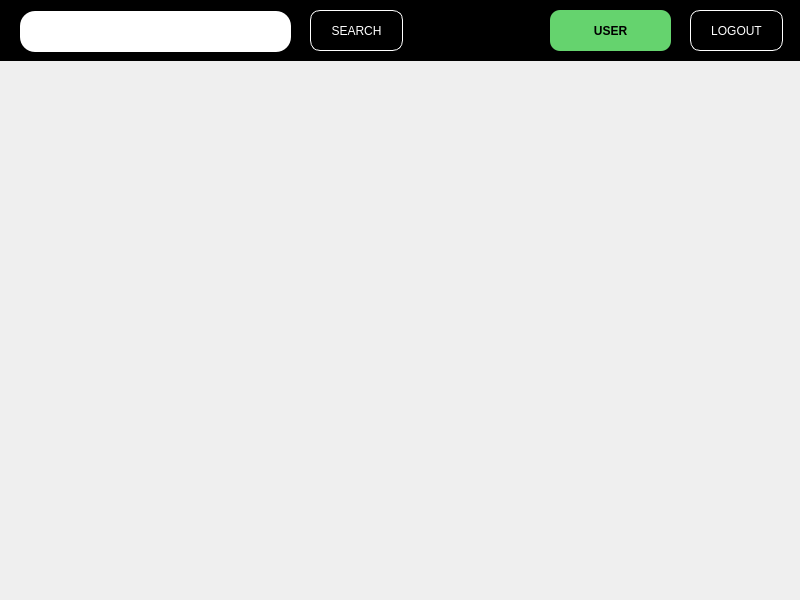
<?xml version="1.0" encoding="UTF-8"?>
<ui version="4.0">
 <class>dashboardObject</class>
 <widget class="QMainWindow" name="dashboardObject">
  <property name="geometry">
   <rect>
    <x>0</x>
    <y>0</y>
    <width>800</width>
    <height>600</height>
   </rect>
  </property>
  <property name="minimumSize">
   <size>
    <width>800</width>
    <height>600</height>
   </size>
  </property>
  <property name="maximumSize">
   <size>
    <width>800</width>
    <height>600</height>
   </size>
  </property>
  <property name="windowTitle">
   <string>MainWindow</string>
  </property>
  <widget class="QWidget" name="centralwidget">
   <widget class="QPushButton" name="logout_btn">
    <property name="geometry">
     <rect>
      <x>690</x>
      <y>10</y>
      <width>93</width>
      <height>41</height>
     </rect>
    </property>
    <property name="styleSheet">
     <string notr="true">border:1px solid white;
border-radius:10px;
color:white;</string>
    </property>
    <property name="text">
     <string>LOGOUT</string>
    </property>
   </widget>
   <widget class="QLabel" name="username_label">
    <property name="geometry">
     <rect>
      <x>550</x>
      <y>10</y>
      <width>121</width>
      <height>41</height>
     </rect>
    </property>
    <property name="styleSheet">
     <string notr="true">background-color:#65D36E;
font: 75 9pt &quot;MS Shell Dlg 2&quot;;
border-radius:10px;
text-align: center;
color: bkack;
font-weight:bold;</string>
    </property>
    <property name="text">
     <string>USER</string>
    </property>
    <property name="alignment">
     <set>Qt::AlignCenter</set>
    </property>
   </widget>
   <widget class="QLabel" name="label_11">
    <property name="geometry">
     <rect>
      <x>-10</x>
      <y>30</y>
      <width>831</width>
      <height>651</height>
     </rect>
    </property>
    <property name="font">
     <font>
      <pointsize>25</pointsize>
      <weight>75</weight>
      <bold>true</bold>
     </font>
    </property>
    <property name="text">
     <string/>
    </property>
    <property name="pixmap">
     <pixmap>ai-homepage.png</pixmap>
    </property>
    <property name="scaledContents">
     <bool>true</bool>
    </property>
    <property name="alignment">
     <set>Qt::AlignCenter</set>
    </property>
   </widget>
   <widget class="QPushButton" name="search_btn">
    <property name="geometry">
     <rect>
      <x>310</x>
      <y>10</y>
      <width>93</width>
      <height>41</height>
     </rect>
    </property>
    <property name="styleSheet">
     <string notr="true">border:1px solid white;
border-radius:10px;
color: white;</string>
    </property>
    <property name="text">
     <string>SEARCH</string>
    </property>
   </widget>
   <widget class="QLineEdit" name="lineEdit_songSearch">
    <property name="geometry">
     <rect>
      <x>20</x>
      <y>11</y>
      <width>271</width>
      <height>41</height>
     </rect>
    </property>
    <property name="styleSheet">
     <string notr="true">border-radius: 15px;
padding: 5px;</string>
    </property>
   </widget>
   <widget class="QLabel" name="label">
    <property name="geometry">
     <rect>
      <x>-20</x>
      <y>0</y>
      <width>831</width>
      <height>61</height>
     </rect>
    </property>
    <property name="styleSheet">
     <string notr="true">background-color: #000000;
border-color:white</string>
    </property>
    <property name="text">
     <string/>
    </property>
   </widget>
   <zorder>label_11</zorder>
   <zorder>label</zorder>
   <zorder>lineEdit_songSearch</zorder>
   <zorder>search_btn</zorder>
   <zorder>username_label</zorder>
   <zorder>logout_btn</zorder>
  </widget>
 </widget>
 <resources/>
 <connections/>
</ui>
